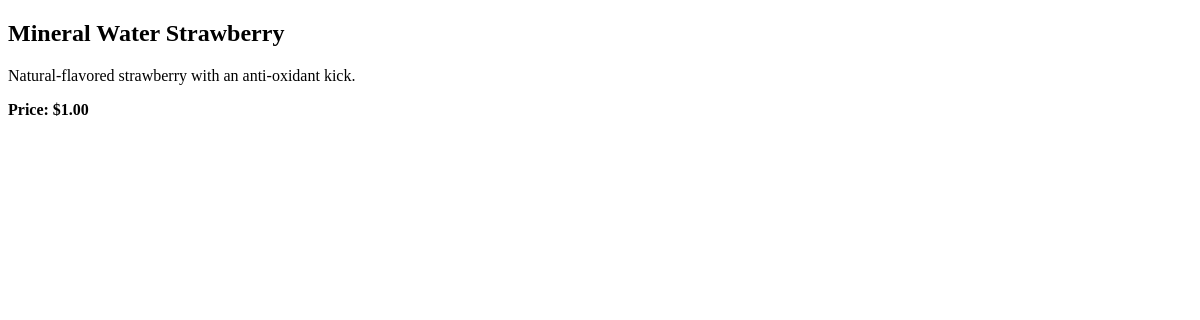
/products/1, run on an earlier commit of the app's database.
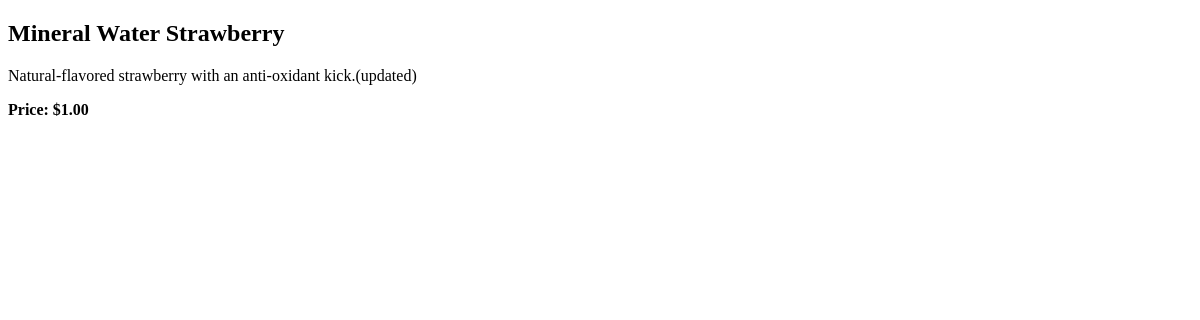
And on a later commit of the database.
### store/models.py (models this page shows, shortened)
class Product(models.Model):
    DISCOUNT_RATE = 0.10
    id = models.AutoField(primary_key=True)
    name = models.CharField(max_length=200)
    description = models.TextField()
    price = models.FloatField()
    sale_start = models.DateTimeField(blank=True, null=True, default=None)
    sale_end = models.DateTimeField(blank=True, null=True, default=None)
    photo = models.ImageField(blank=True, null=True, default=None, upload_to='products')
    def is_on_sale(self):
        now = timezone.now()
        if self.sale_start:
            if self.sale_end:
                return self.sale_start <= now <= self.sale_end
            return self.sale_start <= now
        return False
    def get_rounded_price(self):
        return round(self.price, 2)

### store/views.py (the view)
# urls.py: path('products/<int:id>', store.views.show, name='show-product'),
def show(request, id):
    return render(request, 'store/product.html',
                  {'product': Product.objects.get(id=id)})

### store/templates/store/product.html (shortened to what this page needs)
{% extends 'base.html' %}
{% block content %}
    <h2>{{ product.name }}</h2>
    <p>{{ product.description }}</p>
    {% if product.is_on_sale %}
  <p class="price sale-price">
    Regular Price:<del>${{ product.get_rounded_price|floatformat:2 }}</del> <br/>
    <strong>SALE: ${{ product.current_price|floatformat:2 }}</strong>
  </p>
{% else %}
  <p class="price price-regular">
    <strong>Price: ${{ product.get_rounded_price|floatformat:2 }}</strong>
  </p>
{% endif %}
{% endblock %}

What changed in the data, as far as the page shows it:
changed Product "Mineral Water Strawberry": description "Natural-flavored strawberry with an anti-oxidant kick." → "Natural-flavored strawberry with an anti-oxidant kick.(updated)"
